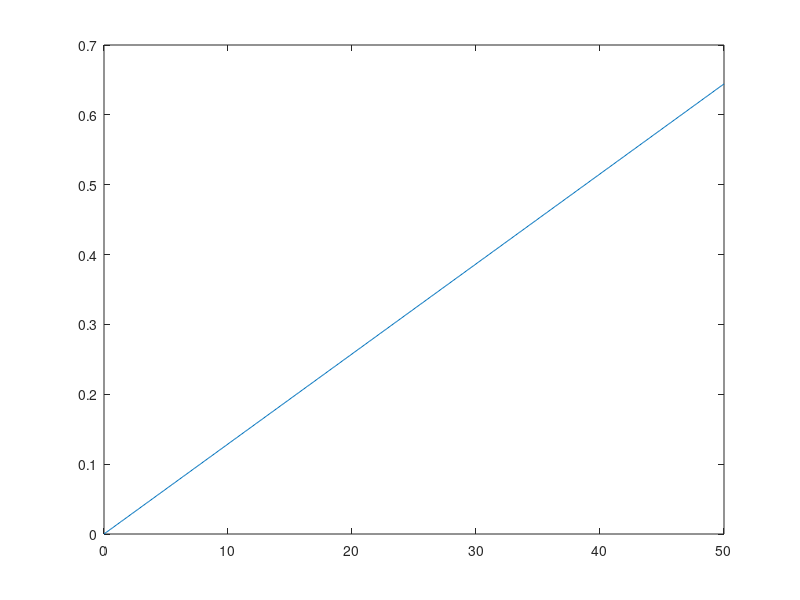

The MATLAB source for this figure:
%Datos
m=0.2533;
w=0.075537;
wp=9.81;
k=9810;

t=0:0.1:50

wt=(w*(cos(196.79)*t)+(wp/(196.79)*sin(196.79))*t)

plot(t,wt)
